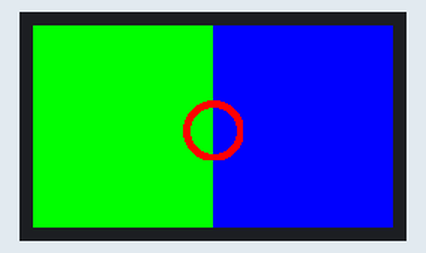
The sketch below on a simulated ESP32. Parts: 240×135 colour display.

Above: at 0.2 s.

The sketch:

Listing10-15.ino
```cpp
/*******************************************************************************
 * Sketch name: Transparent Sprite
 * Description: Transparent ring on colour screen halves
 * Created on:  February 2023
 * Author:      Neil Cameron
 * Book:        ESP32 Communication
 * Chapter :    10 - Managing images
 ******************************************************************************/

#include <TFT_eSPI.h>          // include TFT_eSPI library
TFT_eSPI tft = TFT_eSPI();        // associate tft with library
TFT_eSprite img = TFT_eSprite(&tft);    // Sprite image pointer to tft

void setup()
{
  tft.init();           // initialise LCD screen
  tft.setRotation(1);         //rotation 1 = USB-C on RHS
  tft.fillRect(0, 0, 120, 135, TFT_GREEN);  // rectangle over half the screen
  tft.fillRect(120, 0, 120, 135, TFT_BLUE);
  img.createSprite(40, 40);
  img.fillCircle(20, 20, 20, TFT_RED);  // centre (x, y), relative to Sprite, radius
  img.fillCircle(20, 20, 15, TFT_BLACK);    // smaller circle
  img.pushSprite(100, 50, TFT_BLACK);   // position relative to screen
}

void loop()             // nothing in loop function
{}
```
